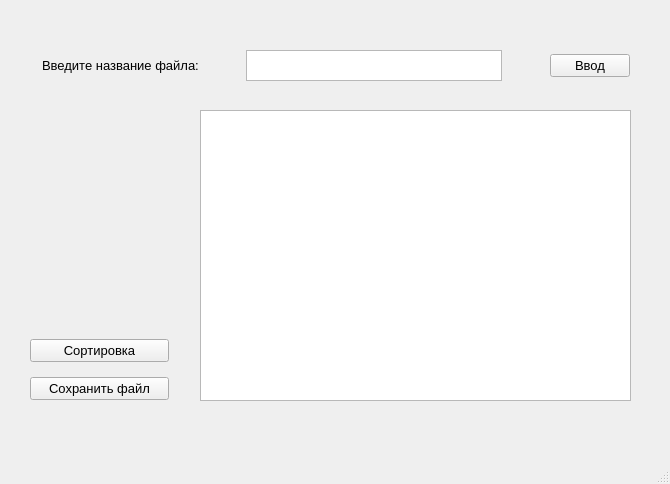
<?xml version="1.0" encoding="UTF-8"?>
<ui version="4.0">
 <class>MainWindow</class>
 <widget class="QMainWindow" name="MainWindow">
  <property name="geometry">
   <rect>
    <x>0</x>
    <y>0</y>
    <width>670</width>
    <height>484</height>
   </rect>
  </property>
  <property name="windowTitle">
   <string>lab2</string>
  </property>
  <widget class="QWidget" name="centralwidget">
   <widget class="QWidget" name="horizontalLayoutWidget">
    <property name="geometry">
     <rect>
      <x>0</x>
      <y>50</y>
      <width>671</width>
      <height>31</height>
     </rect>
    </property>
    <layout class="QHBoxLayout" name="horizontalLayout">
     <item>
      <spacer name="horizontalSpacer">
       <property name="orientation">
        <enum>Qt::Horizontal</enum>
       </property>
       <property name="sizeHint" stdset="0">
        <size>
         <width>18</width>
         <height>20</height>
        </size>
       </property>
      </spacer>
     </item>
     <item>
      <widget class="QLabel" name="label">
       <property name="font">
        <font>
         <pointsize>10</pointsize>
        </font>
       </property>
       <property name="text">
        <string>Введите название файла:</string>
       </property>
      </widget>
     </item>
     <item>
      <spacer name="horizontalSpacer_3">
       <property name="orientation">
        <enum>Qt::Horizontal</enum>
       </property>
       <property name="sizeHint" stdset="0">
        <size>
         <width>40</width>
         <height>20</height>
        </size>
       </property>
      </spacer>
     </item>
     <item>
      <widget class="QPlainTextEdit" name="plainTextEdit"/>
     </item>
     <item>
      <spacer name="horizontalSpacer_4">
       <property name="orientation">
        <enum>Qt::Horizontal</enum>
       </property>
       <property name="sizeHint" stdset="0">
        <size>
         <width>40</width>
         <height>20</height>
        </size>
       </property>
      </spacer>
     </item>
     <item>
      <widget class="QPushButton" name="pushButton">
       <property name="font">
        <font>
         <pointsize>10</pointsize>
        </font>
       </property>
       <property name="text">
        <string>Ввод</string>
       </property>
      </widget>
     </item>
     <item>
      <spacer name="horizontalSpacer_2">
       <property name="orientation">
        <enum>Qt::Horizontal</enum>
       </property>
       <property name="sizeHint" stdset="0">
        <size>
         <width>40</width>
         <height>20</height>
        </size>
       </property>
      </spacer>
     </item>
    </layout>
   </widget>
   <widget class="QWidget" name="verticalLayoutWidget">
    <property name="geometry">
     <rect>
      <x>30</x>
      <y>330</y>
      <width>139</width>
      <height>80</height>
     </rect>
    </property>
    <layout class="QVBoxLayout" name="verticalLayout">
     <item>
      <widget class="QPushButton" name="pushButton_2">
       <property name="font">
        <font>
         <pointsize>10</pointsize>
        </font>
       </property>
       <property name="text">
        <string>Сортировка</string>
       </property>
      </widget>
     </item>
     <item>
      <widget class="QPushButton" name="pushButton_3">
       <property name="font">
        <font>
         <pointsize>10</pointsize>
        </font>
       </property>
       <property name="text">
        <string>Сохранить файл</string>
       </property>
      </widget>
     </item>
    </layout>
   </widget>
   <widget class="QTableView" name="tableView">
    <property name="geometry">
     <rect>
      <x>200</x>
      <y>110</y>
      <width>431</width>
      <height>291</height>
     </rect>
    </property>
    <attribute name="horizontalHeaderVisible">
     <bool>false</bool>
    </attribute>
    <attribute name="horizontalHeaderHighlightSections">
     <bool>false</bool>
    </attribute>
    <attribute name="verticalHeaderVisible">
     <bool>false</bool>
    </attribute>
    <attribute name="verticalHeaderHighlightSections">
     <bool>false</bool>
    </attribute>
   </widget>
  </widget>
  <widget class="QMenuBar" name="menubar">
   <property name="geometry">
    <rect>
     <x>0</x>
     <y>0</y>
     <width>670</width>
     <height>25</height>
    </rect>
   </property>
  </widget>
  <widget class="QStatusBar" name="statusbar"/>
 </widget>
 <resources/>
 <connections/>
</ui>
